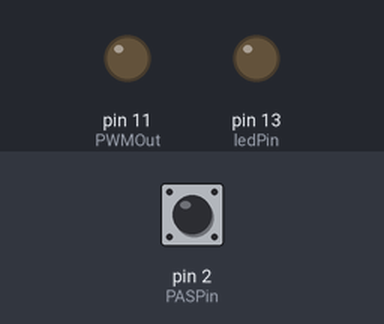
This sketch was run on a simulated Arduino Uno, built with avr-gcc and run on an emulated ATmega328P. On the bench: output pins drawn as LEDs (lit = HIGH). The inputs (shaded band) are chosen by the test bench; at power-on: pin 2 (PASPin) LOW.

Above: at 0.1 s.
At 1.2 s:
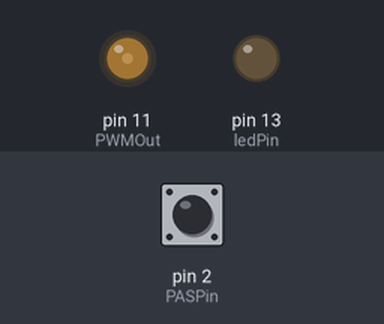
1.3 s: pin 2 (PASPin) pulsed HIGH 5 times (0.12 s each, 0.3 s apart)
At 2.6 s:
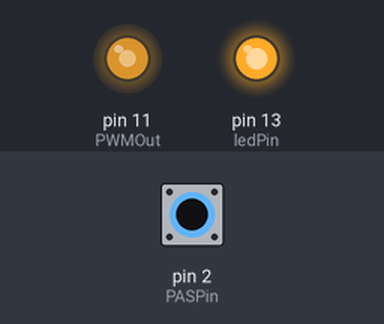
Timing chart, 0 to 4.5 s (numbered marks = the images above; inputs shaded):
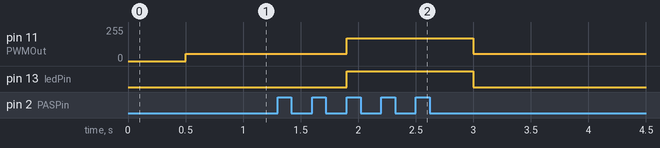

The sketch:

kolopretvornik.ino
```cpp
//Hardware constants
const int PASPin = 2;    // input from PAS
const int ledPin = 13, PWMOut=11;  // the pin that the LED is attached to and the PWM output pin

//Software constants
const unsigned long activityTimeoutMS = 500; // Allowed PAS signal inactivity time before turning off
const int startPulses = 2; // Number of PAS pulses needed before turning on
const int lowPWMValue = 56, highPWMValue = 170; // PWM values to drive throttle input, default 56 (1,1 V) and 170 (3,4 V), U=n/255*5V, n=U/5V*255

// Variables
volatile int inputEdges = 0; // counter for the number of pulses since last reset
volatile unsigned long lastEdgeTime = 0; // timestamp of last PAS pulse
bool state=false; // variable holding information about the state of the output

void setup() {
  pinMode(PASPin, INPUT); // initialize the PAS pin as a input
  attachInterrupt(digitalPinToInterrupt(PASPin), pulse, RISING); //Each rising edge on PAS pin causes an interrupt
  pinMode(ledPin, OUTPUT); // initialize the LED as an output
  pinMode(PWMOut, OUTPUT); // initialize the PWM pin as an output
}


void loop() {
  //If PAS signal is inactive for too long, turn off everything
  unsigned long curTime=millis();
  if ((curTime>lastEdgeTime)&&((curTime-lastEdgeTime)>activityTimeoutMS)) {
    turnOff();
  }

  //If system is off, check if the impulses are active
  if ((!state)&&((millis()-lastEdgeTime)<activityTimeoutMS)) {
    //if impulses are active, check if there were enough pulses to turn on
    if (inputEdges>startPulses) {
      turnOn();
    }
  }

  //Use LED for status info
  digitalWrite(ledPin, state);
}

//Turn off output, reset pulse counter and set state variable to false
void turnOff() {
  noInterrupts();
  analogWrite(PWMOut, lowPWMValue);
  inputEdges=0;
  state=false;
  interrupts();
}

//Turn on output and set state variable to true
void turnOn() {
  analogWrite(PWMOut, highPWMValue);
  state=true;
}

//Interrupt subroutine, refresh last impulse timestamp and increment pulse counter (until 10000 is reached)
void pulse() {
  lastEdgeTime=millis();
  if (inputEdges<100) {
    inputEdges++;
  }
}
```

Measured:
- after the input at 1.3 s, pin 11 (PWMOut): 56/255 → 170/255 after 0.60 s, → 56/255 1.1 s later; pin 13 (ledPin): LOW → HIGH after 0.60 s, → LOW 1.1 s later
